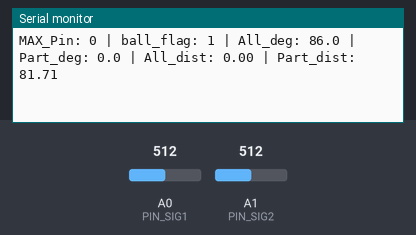
Bench run of a sketch on a simulated Seeed XIAO (SAMD21). On the bench: the last lines printed to the serial monitor. The test bench sets the inputs (shaded band); at power-on: A0 (PIN_SIG1) = 512, A1 (PIN_SIG2) = 512 (analog values on the 0–1023 scale).

Above: at 5.7 s.
5.8 s: A0 (PIN_SIG1) set to 15
At 6.9 s:
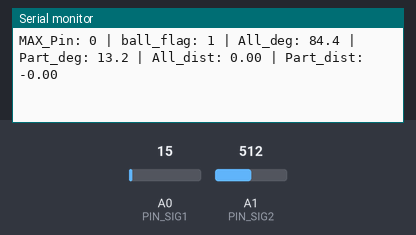
7.3 s: A0 (PIN_SIG1) set to 12
At 8.2 s:
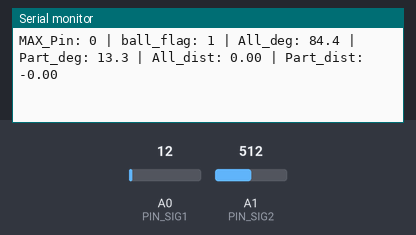
Timing chart, 0 to 10.3 s (numbered marks = the images above; inputs shaded):
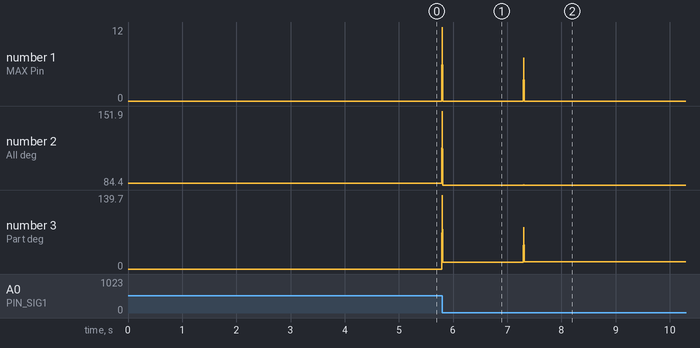

The sketch:

ir_main_gunma_2026.ino
```cpp
#include <Arduino.h>
#include <math.h>

// --- ピン定義 (Seeed XIAO RP2040) ---
const int PIN_MUX_S0 = D4;
const int PIN_MUX_S1 = D5;
const int PIN_MUX_S2 = D9;
const int PIN_MUX_S3 = D10;
const int PIN_SIG1   = A0;
const int PIN_SIG2   = A1;

// --- 設定 ---
const int MAX_ADC_VAL = 4072;
const int SENSOR_THRESHOLD = 500; // ボール有無の閾値 (環境に合わせて調整)

// --- グローバル変数 ---
int values[32];
int ball_flag = 0;

float ir_deg_all = 0.0;
float ir_dist_all = 0.0;

int MAX_value = 0;
int MAX_pin = 0;

float ir_deg_part = 0.0;
float ir_dist_part = 0.0;

// ベクトル計算用変数 (loop内で毎回生成するよりグローバルの方が速い場合があるため)
float sum_x_all = 0;
float sum_y_all = 0;
float sum_x_part = 0;
float sum_y_part = 0;
float ball_angle = 0;

void setup() {
  Serial.begin(115200);  // デバッグ用
  Serial1.begin(115200); // 通信用

  pinMode(PIN_MUX_S0, OUTPUT);
  pinMode(PIN_MUX_S1, OUTPUT);
  pinMode(PIN_MUX_S2, OUTPUT);
  pinMode(PIN_MUX_S3, OUTPUT);

  pinMode(PIN_SIG1, INPUT);
  pinMode(PIN_SIG2, INPUT);

  analogReadResolution(12); // 0-4095
}

void sensor_read(){
  // --- リセット ---
  ball_flag = 0;
  MAX_value = 0;
  MAX_pin = 0;

  // --- センサー読み取り ---
  for (int i = 0; i < 16; i++) {
    // MUX切り替え
    digitalWrite(PIN_MUX_S0, (i >> 0) & 1);
    digitalWrite(PIN_MUX_S1, (i >> 1) & 1);
    digitalWrite(PIN_MUX_S2, (i >> 2) & 1);
    digitalWrite(PIN_MUX_S3, (i >> 3) & 1);

    delayMicroseconds(20); // 少し待つ (50は長すぎるかもなので20に短縮)

    // 読み取り (0-15番)
    // 1回空読みすると値が安定しますが、速度優先なら1回でも可
    analogRead(PIN_SIG1);
    int raw1 = analogRead(PIN_SIG1);
    values[i] = MAX_ADC_VAL - raw1;
    if(values[i] < 0) values[i] = 0;

    // 読み取り (16-31番)
    analogRead(PIN_SIG2);
    int raw2 = analogRead(PIN_SIG2);
    values[i + 16] = MAX_ADC_VAL - raw2;
    if(values[i + 16] < 0) values[i + 16] = 0;
  }

  // --- 最大値とボール有無の判定 ---
  for (int i = 0; i < 32; i++){
    // 最大値更新
    if (values[i] > MAX_value){
      MAX_value = values[i];
      MAX_pin = i;
    }
  }

  // ノイズ対策：最大値が閾値を超えているか？
  if (MAX_value > SENSOR_THRESHOLD){
    ball_flag = 1;
  } else {
    ball_flag = 0;
  }
}

void calc_angle(){
  // --- 1. 全センサー計算 (ALL) ---
  sum_x_all = 0.0;
  sum_y_all = 0.0;

  for (int i = 0; i < 32; i++){
      sum_x_all += cos(11.25 * i * PI / 180.0) * values[i];
      sum_y_all += sin(11.25 * i * PI / 180.0) * values[i];
  }

  // 角度
  float rad_all = atan2(sum_y_all, sum_x_all);
  if (rad_all < 0) rad_all += PI * 2;
  ir_deg_all = rad_all * 180.0 / PI;

  ////  検証の結果すべてのセンサーを使う距離計算はうまくいかなかったため、削除 ////

  //  距離 (対数計算の安全対策)
  // double mag_sq_all = sum_x_all * sum_x_all + sum_y_all * sum_y_all;
  // if (mag_sq_all > 1.0) {
  //   ir_dist_all = log(mag_sq_all) ;
  // } else {
  //   ir_dist_all = 0;
  // }
  //   if (ir_dist_all > 18.3) ir_dist_all = 18.3;
  //  ir_dist_all = (18.3 - ir_dist_all) * 15;


  // --- 2. 部分センサー計算 (Part) ---
  sum_x_part = 0.0;
  sum_y_part = 0.0;

  // MAX_pinを中心に前後計算
  for (int k = -6; k <= 6; k++){
      int idx = (MAX_pin + k + 32) % 32; // リングバッファ

      sum_x_part += cos(11.25 * idx * PI / 180.0) * values[idx];
      sum_y_part += sin(11.25 * idx * PI / 180.0) * values[idx];
  }

  // 角度
  float rad_part = atan2(sum_y_part, sum_x_part);
  if (rad_part < 0) rad_part += PI * 2;
  ir_deg_part = rad_part * 180.0 / PI;

  // 距離 (安全対策)
  double mag_sq_part = sum_x_part * sum_x_part + sum_y_part * sum_y_part;
  if (mag_sq_part > 1.0) {
    ir_dist_part = log(mag_sq_part) ;
  } else {
    ir_dist_part = 0;
  }
  if (ir_dist_part > 20.6) {
    ir_dist_part = 20.6;}
  ir_dist_part = (20.6 - ir_dist_part) * 100;
}


// メインマイコンにデータを送信する関数
void uart_send(void) {
    byte buf[4];

    buf[0] = ball_flag; // 0 or 1

    // 角度送信 (0~360度)
    uint16_t tmp_deg = (uint16_t)ball_angle;
    buf[1] = tmp_deg & 0x7F;       // 下位7bit
    buf[2] = (tmp_deg >> 7) & 0x7F; // 上位ビット (念のためマスク)

    // 距離送信 (0~254に制限)
    int dist_temp = (int)ir_dist_part;
    if (dist_temp > 254) dist_temp = 254;
    if (dist_temp < 0) dist_temp = 0;
    buf[3] = (byte)dist_temp;

    Serial1.write(255);     // ヘッダー
    Serial1.write(buf, 4);  // データ
}

void loop() {
  sensor_read();

  if (ball_flag == 1){
    calc_angle();
  } else {
    ir_deg_all = 0;
    ir_dist_all = 0;
    ir_deg_part = 0;
    ir_dist_part = 0;
  }

  if ( ir_dist_part > 40){
    ball_angle = ir_deg_all;
  }else{
    ball_angle = ir_deg_part;
  }

  // リクエスト受信処理
  if (Serial1.available()) {
        uint8_t header = Serial1.read();
        if (header == 255) {
            uart_send();
        }
        // 受信バッファのゴミ掃除
        while(Serial1.available()) Serial1.read();
    }

 // --- 結果の表示 (USBシリアル側) ---
  Serial.print("MAX_Pin: ");
  Serial.print(MAX_pin);
  Serial.print(" | ball_flag: ");
  Serial.print(ball_flag);

  // 小数点1桁まで表示
  Serial.print(" | All_deg: ");
  Serial.print(ir_deg_all, 1);
  Serial.print(" | Part_deg: ");
  Serial.print(ir_deg_part, 1);


  Serial.print(" | All_dist: ");
  Serial.print(ir_dist_all);
  Serial.print(" | Part_dist: ");
  Serial.println(ir_dist_part);

  //  delay(100); // 不要なら削除可
}
```

Measured:
- after the input at 5.8 s, the serial monitor: prints a new line at once (image 1)
- after the input at 7.3 s, the serial monitor: prints a new line at once (image 2)
- plotted number 2: 86 → 84.4 after the input at 5.8 s
- plotted number 3: 0 → 13.2 after the input at 5.8 s, 13.2 → 13.3 after the input at 7.3 s
